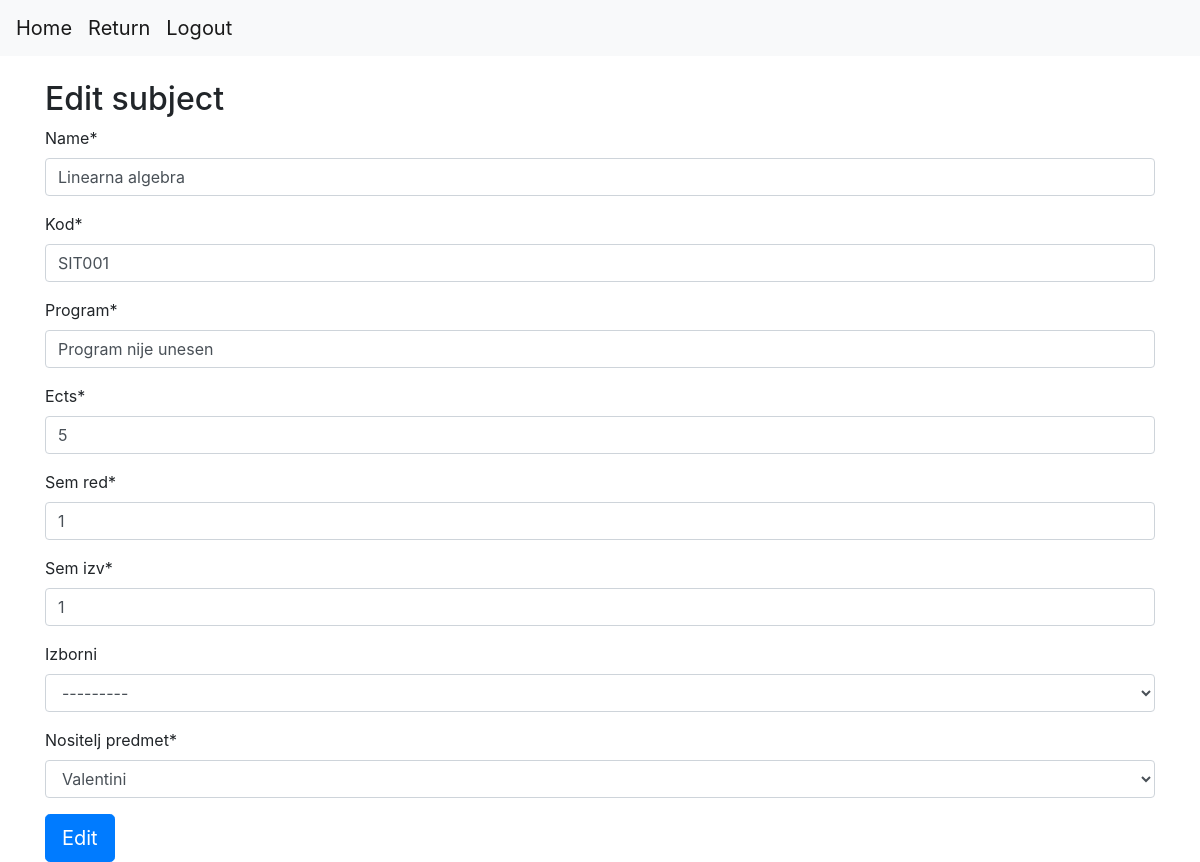
/edit_predmet/1 (signed in), run on the app's committed database.
### App/models.py (models this page shows)
class Predmeti(models.Model):
    IZBORNI = (('DA', 'da'), ('NE', 'ne'))
    name = models.CharField(max_length=50)
    kod = models.CharField(max_length=50)
    program = models.CharField(max_length=50)
    ects = models.IntegerField()
    sem_red = models.IntegerField()
    sem_izv = models.IntegerField()
    izborni = models.CharField(max_length=50, choices=IZBORNI, blank=True)
    nositelj_predmet = models.ForeignKey(Korisnik, on_delete=models.CASCADE, related_name = 'predmeti', blank=True)
    def __str__(self):
        return '%s %s %s %s %s %s %s %s' % (self.name, self.kod , self.program , self.ects , self.sem_red , self.sem_izv , self.izborni, self.nositelj_predmet.username)

### App/views.py (the view)
# urls.py: path('edit_predmet/<int:subject_id>', views.edit_predmet, name='edit_predmet'),
@login_required
def edit_predmet(request,subject_id):
    id=Predmeti.objects.get(pk=subject_id)
    print(id)
    if request.method == 'POST':
        form = SubjectForm(request.POST, instance=id)
        if form.is_valid():
            form.save()
            return redirect(reverse('index'))
    else:
        form = SubjectForm(instance=id)
        args = {'form': form }
        return render(request, 'edit_predmet.html', args)

### App/forms.py
class SubjectForm(ModelForm):
    nositelj_predmet = CustomModelFilter(queryset=Korisnik.objects.filter(role='prof'))
    class Meta:
        model = Predmeti
        fields = ['name', 'kod', 'program','ects','sem_red','sem_izv','izborni','nositelj_predmet']

### App/forms.py (called while the page is built)
    def label_from_instance(self, obj):
        return "%s %s" % (obj.username, obj.email)

### App/templates/edit_predmet.html (shortened to what this page needs)
{% extends 'base.html' %}
{% block edit_predmet %}
{% load crispy_forms_tags %}
<br>
<div class="container">
    <form method="post">
        <H2>Edit subject</H2>
            {{form|crispy}}
        <input class="btn btn-primary btn-lg" type="submit" value="Edit">
    </form>
</div>
{% endblock %}

### data on the page
Predmeti: name "Linearna algebra", kod "SIT001", program "Program nije unesen", ects "5", sem_red "1", sem_izv "1", izborni "---------", nositelj_predmet "Valentini"
